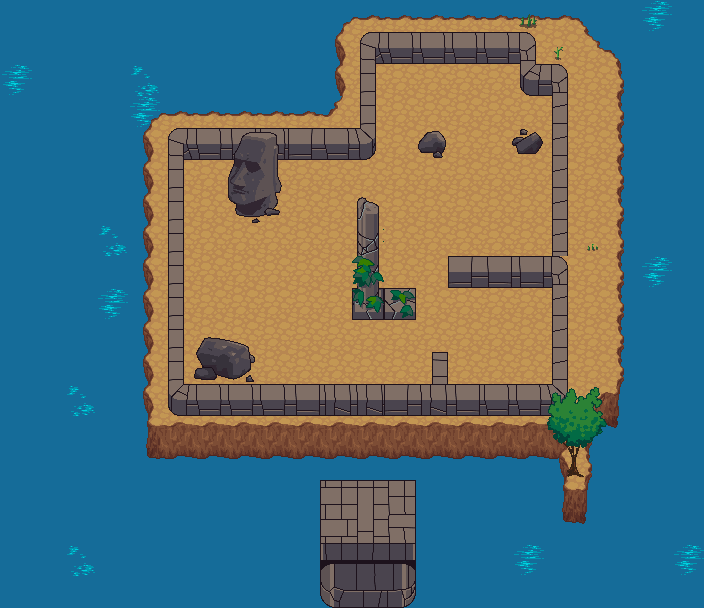

A 2D game scene composited from a Tiled map and its tileset images. What follows is a short description and the map's XML, with every tile layer's data as written:
An orthogonal 22x19 tile map with 32x32 px tiles, 4 tile layers (sea, elevation, fences, obstacles).

<map version="1.0" tiledversion="1.1.5" orientation="orthogonal" renderorder="right-down" width="22" height="19" tilewidth="32" tileheight="32" infinite="0" nextobjectid="1">
 <tileset firstgid="1" name="main" tilewidth="32" tileheight="32" tilecount="1024" columns="32">
  <image source="public/i/terrain.png" width="1024" height="1024" />
 </tileset>
 <layer name="sea" width="22" height="19">
  <data encoding="csv">
392,392,392,392,392,392,392,392,392,392,392,392,392,392,392,392,392,392,392,392,566,392,
392,392,392,392,392,392,392,392,392,392,392,392,392,392,392,392,392,392,392,392,392,392,
566,392,392,392,567,392,392,392,392,392,392,392,392,392,392,392,392,392,392,392,392,392,
392,392,392,392,566,392,392,392,392,392,392,392,392,392,392,392,392,392,392,392,392,392,
392,392,392,392,392,392,392,392,392,392,392,392,392,392,392,392,392,392,392,392,392,392,
392,392,392,392,392,392,392,392,392,392,392,392,392,392,392,392,392,392,392,392,392,392,
392,392,392,392,392,392,392,392,392,392,392,392,392,392,392,392,392,392,392,392,392,392,
392,392,392,567,392,392,392,392,392,392,392,392,392,392,392,392,392,392,392,392,392,392,
392,392,392,395,392,392,392,392,392,392,392,392,392,392,392,392,392,392,392,392,566,392,
392,392,392,566,392,392,392,392,392,392,392,392,392,392,392,392,392,392,392,392,392,392,
392,392,392,392,392,392,392,392,392,392,392,392,392,392,392,392,392,392,392,392,392,392,
392,392,392,392,392,392,392,392,392,392,392,392,392,392,392,392,392,392,392,392,392,392,
392,392,567,392,392,392,392,392,392,392,392,392,392,392,392,392,392,392,392,392,392,392,
392,392,392,392,392,392,392,392,392,392,392,392,392,392,392,392,392,392,392,392,392,392,
392,392,392,392,392,392,392,392,392,392,392,392,392,392,392,392,392,392,392,392,392,392,
392,392,392,392,392,392,392,392,392,392,392,392,392,392,392,392,392,392,392,392,392,392,
392,392,392,392,392,392,392,392,392,392,392,392,392,392,392,392,392,392,392,392,392,392,
392,392,567,392,392,392,392,392,392,392,392,392,392,392,392,392,566,392,392,392,392,566,
392,392,392,392,392,392,392,392,392,392,392,392,392,392,392,392,392,392,392,392,392,392
</data>
 </layer>
 <layer name="elevation" width="22" height="19">
  <data encoding="csv">
0,0,0,0,0,0,0,0,0,0,6,7,7,7,7,7,7,7,8,0,0,0,
0,0,0,0,0,0,0,0,0,0,38,39,39,39,39,39,39,39,10,8,0,0,
0,0,0,0,0,0,0,0,0,0,38,39,39,39,39,39,39,39,39,40,0,0,
0,0,0,0,6,7,7,7,7,7,9,39,39,39,39,39,39,39,39,40,0,0,
0,0,0,0,38,39,39,39,39,39,39,39,39,39,39,39,39,39,39,40,0,0,
0,0,0,0,38,39,39,39,39,39,39,39,39,39,39,39,39,39,39,40,0,0,
0,0,0,0,38,39,39,39,39,39,39,39,39,39,39,39,39,39,39,40,0,0,
0,0,0,0,38,39,39,39,39,39,39,39,39,39,39,39,39,39,39,40,0,0,
0,0,0,0,38,39,39,39,39,39,39,39,39,39,39,39,39,39,39,40,0,0,
0,0,0,0,38,39,39,39,39,39,39,39,39,39,39,39,39,39,39,40,0,0,
0,0,0,0,38,39,39,39,39,39,39,39,39,39,39,39,39,39,39,40,0,0,
0,0,0,0,38,39,39,39,39,39,39,39,39,39,39,39,39,39,39,40,0,0,
0,0,0,0,38,39,39,39,39,39,39,39,39,39,39,39,39,39,42,43,0,0,
0,0,0,0,70,71,71,71,71,71,71,71,71,71,71,71,71,41,106,107,0,0,
0,0,0,0,134,135,135,135,135,135,135,135,135,135,135,135,135,105,40,0,0,0,
0,0,0,0,0,0,0,0,0,0,0,0,0,0,0,0,0,70,72,0,0,0,
0,0,0,0,0,0,0,0,0,0,0,0,0,0,0,0,0,134,136,0,0,0,
0,0,0,0,0,0,0,0,0,0,0,0,0,0,0,0,0,0,0,0,0,0,
0,0,0,0,0,0,0,0,0,0,0,0,0,0,0,0,0,0,0,0,0,0
</data>
 </layer>
 <layer name="fences" width="22" height="19">
  <data encoding="csv">
0,0,0,0,0,0,0,0,0,0,0,0,0,0,0,0,0,0,0,0,0,0,
0,0,0,0,0,0,0,0,0,0,0,860,854,854,854,854,861,0,0,0,0,0,
0,0,0,0,0,0,0,0,0,0,0,892,0,0,0,0,924,861,0,0,0,0,
0,0,0,0,0,0,0,0,0,0,0,892,0,0,0,0,0,893,0,0,0,0,
0,0,0,0,0,860,854,856,854,857,854,925,0,0,0,0,0,893,0,0,0,0,
0,0,0,0,0,892,0,0,0,0,0,0,0,0,0,0,0,893,0,0,0,0,
0,0,0,0,0,892,0,0,0,0,0,0,0,0,0,0,0,893,0,0,0,0,
0,0,0,0,0,892,0,0,0,0,0,0,0,0,0,0,0,893,0,0,0,0,
0,0,0,0,0,892,0,0,0,0,0,0,0,0,857,856,0,861,0,0,0,0,
0,0,0,0,0,892,0,0,0,0,0,0,0,0,0,0,0,893,0,0,0,0,
0,0,0,0,0,892,0,0,0,0,0,0,0,0,0,0,0,893,0,0,0,0,
0,0,0,0,0,892,0,0,0,0,0,0,0,891,0,0,0,893,0,0,0,0,
0,0,0,0,0,924,854,854,854,856,918,918,857,918,856,854,854,925,0,0,0,0,
0,0,0,0,0,0,0,0,0,0,0,0,0,0,0,0,0,0,0,0,0,0,
0,0,0,0,0,0,0,0,0,0,0,0,0,0,0,0,0,0,0,0,0,0,
0,0,0,0,0,0,0,0,0,0,849,850,851,0,0,0,0,0,0,0,0,0,
0,0,0,0,0,0,0,0,0,0,913,914,915,0,0,0,0,0,0,0,0,0,
0,0,0,0,0,0,0,0,0,0,753,754,755,0,0,0,0,0,0,0,0,0,
0,0,0,0,0,0,0,0,0,0,817,818,819,0,0,0,0,0,0,0,0,0
</data>
 </layer>
 <layer name="obstacles" width="22" height="19">
  <data encoding="csv">
0,0,0,0,0,0,0,0,0,0,0,0,0,0,0,0,810,0,0,0,0,0,
0,0,0,0,0,0,0,0,0,0,0,0,0,0,0,0,0,780,0,0,0,0,
0,0,0,0,0,0,0,0,0,0,0,0,0,0,0,0,0,0,0,0,0,0,
0,0,0,0,0,0,0,0,0,0,0,0,0,0,0,0,0,0,0,0,0,0,
0,0,0,0,0,0,0,400,401,0,0,0,0,827,0,0,798,0,0,0,0,0,
0,0,0,0,0,0,0,432,433,0,0,0,0,0,0,0,0,0,0,0,0,0,
0,0,0,0,0,0,0,464,465,0,0,500,0,0,0,0,0,0,0,0,0,0,
0,0,0,0,0,0,0,0,0,0,0,533,0,0,0,0,0,0,778,0,0,0,
0,0,0,0,0,0,0,0,0,0,0,466,0,0,0,0,856,0,0,0,0,0,
0,0,0,0,0,0,0,0,0,0,0,469,467,0,0,0,0,0,0,0,0,0,
0,0,0,0,0,0,764,765,0,0,0,0,0,0,0,0,0,0,0,0,0,0,
0,0,0,0,0,0,796,797,0,0,0,0,0,0,0,0,0,0,0,0,0,0,
0,0,0,0,0,0,0,0,0,0,0,0,0,0,0,0,0,956,957,0,0,0,
0,0,0,0,0,0,0,0,0,0,0,0,0,0,0,0,0,988,989,0,0,0,
0,0,0,0,0,0,0,0,0,0,0,0,0,0,0,0,0,1020,1021,0,0,0,
0,0,0,0,0,0,0,0,0,0,0,0,0,0,0,0,0,0,0,0,0,0,
0,0,0,0,0,0,0,0,0,0,0,0,0,0,0,0,0,0,0,0,0,0,
0,0,0,0,0,0,0,0,0,0,0,0,0,0,0,0,0,0,0,0,0,0,
0,0,0,0,0,0,0,0,0,0,0,0,0,0,0,0,0,0,0,0,0,0
</data>
 </layer>
</map>